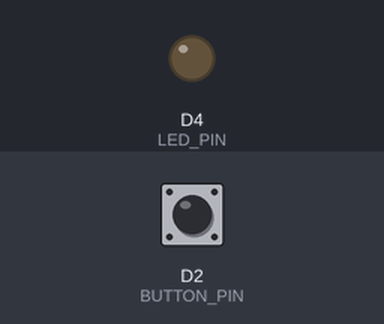
A sketch run on a simulated ESP8266 (NodeMCU). Shown: output pins drawn as LEDs (lit = HIGH). The inputs (shaded band) are chosen by the test bench; at power-on: D2 (BUTTON_PIN) HIGH.

Above: at 1.2 s.
1.3 s: D2 (BUTTON_PIN) pulled LOW for 0.15 s
At 1.7 s:
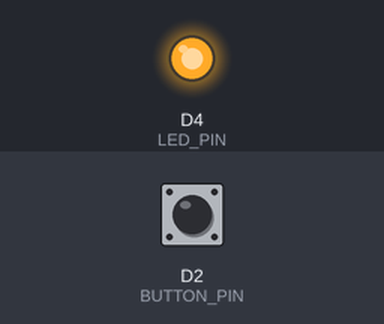
2.9 s: D2 (BUTTON_PIN) pulled LOW for 1 s
At 4.1 s:
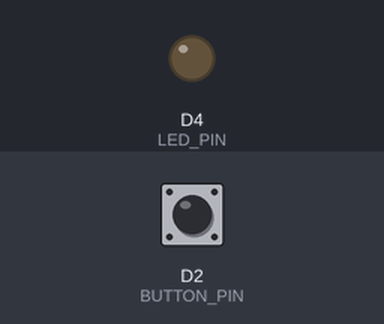
5.4 s: D2 (BUTTON_PIN) pulled LOW for 3.2 s
At 6.0 s:
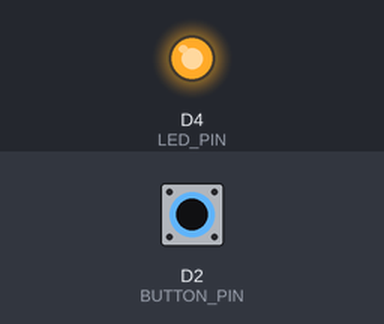
Timing chart, 0 to 8.4 s (numbered marks = the images above; inputs shaded):
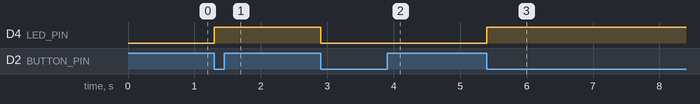

Measured:
- after the input at 1.3 s, D4 (LED_PIN): LOW → HIGH at once
- after the input at 2.9 s, D4 (LED_PIN): HIGH → LOW at once
- after the input at 5.4 s, D4 (LED_PIN): LOW → HIGH at once

The sketch:

arduino_ex.ino
```cpp
// constants won't change
const int BUTTON_PIN = D2; // Arduino pin connected to button's pin
const int LED_PIN    = D4; // Arduino pin connected to LED's pin

// variables will change:
int ledState = LOW;     // the current state of LED
int lastButtonState;    // the previous state of button
int currentButtonState; // the current state of button

void setup() {             // initialize serial
  pinMode(BUTTON_PIN, INPUT_PULLUP); // set arduino pin to input pull-up mode
  pinMode(LED_PIN, OUTPUT);          // set arduino pin to output mode

  currentButtonState = digitalRead(BUTTON_PIN);
}

void loop() {
  lastButtonState    = currentButtonState;      // save the last state
  currentButtonState = digitalRead(BUTTON_PIN); // read new state

  if(lastButtonState == HIGH && currentButtonState == LOW) {

    // toggle state of LED
    ledState = !ledState;

    // control LED arccoding to the toggled state
    digitalWrite(LED_PIN, ledState);
  }
}
```
